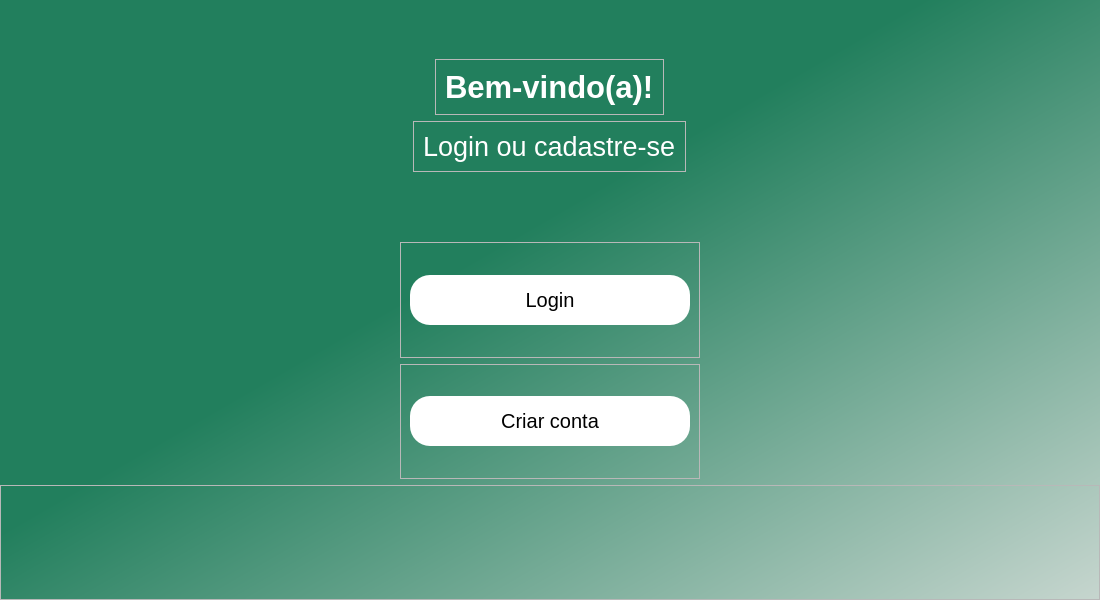
<?xml version="1.0" encoding="UTF-8"?>
<ui version="4.0">
 <class>Dialog</class>
 <widget class="QDialog" name="Dialog">
  <property name="geometry">
   <rect>
    <x>0</x>
    <y>0</y>
    <width>1100</width>
    <height>600</height>
   </rect>
  </property>
  <property name="minimumSize">
   <size>
    <width>0</width>
    <height>0</height>
   </size>
  </property>
  <property name="maximumSize">
   <size>
    <width>1100</width>
    <height>600</height>
   </size>
  </property>
  <property name="windowTitle">
   <string>Dialog</string>
  </property>
  <widget class="QWidget" name="widget" native="true">
   <property name="geometry">
    <rect>
     <x>0</x>
     <y>0</y>
     <width>1100</width>
     <height>600</height>
    </rect>
   </property>
   <property name="minimumSize">
    <size>
     <width>0</width>
     <height>0</height>
    </size>
   </property>
   <property name="maximumSize">
    <size>
     <width>1100</width>
     <height>600</height>
    </size>
   </property>
   <property name="styleSheet">
    <string notr="true">#widget {background-color:qlineargradient(spread:pad, x1:0.415, y1:0.449, x2:1, y2:1, stop:0 rgba(34, 127, 93, 255), stop:1 rgba(199, 214, 207, 255));}
</string>
   </property>
   <layout class="QVBoxLayout" name="verticalLayout">
    <item alignment="Qt::AlignHCenter|Qt::AlignBottom">
     <widget class="QFrame" name="frame_3">
      <property name="maximumSize">
       <size>
        <width>311</width>
        <height>68</height>
       </size>
      </property>
      <property name="frameShape">
       <enum>QFrame::StyledPanel</enum>
      </property>
      <property name="frameShadow">
       <enum>QFrame::Raised</enum>
      </property>
      <layout class="QVBoxLayout" name="verticalLayout_4">
       <item>
        <widget class="QLabel" name="welcome">
         <property name="maximumSize">
          <size>
           <width>300</width>
           <height>50</height>
          </size>
         </property>
         <property name="font">
          <font>
           <family>Tahoma</family>
           <pointsize>23</pointsize>
           <weight>75</weight>
           <bold>true</bold>
          </font>
         </property>
         <property name="styleSheet">
          <string notr="true">#welcome {
	color: white;
}
</string>
         </property>
         <property name="text">
          <string>Bem-vindo(a)!</string>
         </property>
        </widget>
       </item>
      </layout>
     </widget>
    </item>
    <item alignment="Qt::AlignHCenter|Qt::AlignTop">
     <widget class="QFrame" name="frame_4">
      <property name="maximumSize">
       <size>
        <width>16777215</width>
        <height>55</height>
       </size>
      </property>
      <property name="frameShape">
       <enum>QFrame::StyledPanel</enum>
      </property>
      <property name="frameShadow">
       <enum>QFrame::Raised</enum>
      </property>
      <layout class="QVBoxLayout" name="verticalLayout_5">
       <item>
        <widget class="QLabel" name="label">
         <property name="maximumSize">
          <size>
           <width>350</width>
           <height>33</height>
          </size>
         </property>
         <property name="font">
          <font>
           <family>Tahoma</family>
           <pointsize>20</pointsize>
          </font>
         </property>
         <property name="styleSheet">
          <string notr="true">color: rgb(255, 255, 255);</string>
         </property>
         <property name="text">
          <string>Login ou cadastre-se</string>
         </property>
        </widget>
       </item>
      </layout>
     </widget>
    </item>
    <item alignment="Qt::AlignHCenter">
     <widget class="QFrame" name="frame">
      <property name="minimumSize">
       <size>
        <width>300</width>
        <height>0</height>
       </size>
      </property>
      <property name="frameShape">
       <enum>QFrame::StyledPanel</enum>
      </property>
      <property name="frameShadow">
       <enum>QFrame::Raised</enum>
      </property>
      <layout class="QVBoxLayout" name="verticalLayout_2">
       <item>
        <widget class="QPushButton" name="login_button">
         <property name="maximumSize">
          <size>
           <width>300</width>
           <height>50</height>
          </size>
         </property>
         <property name="font">
          <font>
           <pointsize>15</pointsize>
          </font>
         </property>
         <property name="styleSheet">
          <string notr="true">#login_button {
	border-radius: 20px;
	background-color: #fff
}</string>
         </property>
         <property name="text">
          <string>Login</string>
         </property>
        </widget>
       </item>
      </layout>
     </widget>
    </item>
    <item alignment="Qt::AlignHCenter">
     <widget class="QFrame" name="frame_2">
      <property name="minimumSize">
       <size>
        <width>300</width>
        <height>0</height>
       </size>
      </property>
      <property name="frameShape">
       <enum>QFrame::StyledPanel</enum>
      </property>
      <property name="frameShadow">
       <enum>QFrame::Raised</enum>
      </property>
      <layout class="QVBoxLayout" name="verticalLayout_3">
       <item>
        <widget class="QPushButton" name="register_button">
         <property name="maximumSize">
          <size>
           <width>300</width>
           <height>50</height>
          </size>
         </property>
         <property name="font">
          <font>
           <pointsize>15</pointsize>
          </font>
         </property>
         <property name="styleSheet">
          <string notr="true">#register_button {
	border-radius: 20px;
	background-color: #fff
}</string>
         </property>
         <property name="text">
          <string>Criar conta</string>
         </property>
        </widget>
       </item>
      </layout>
     </widget>
    </item>
    <item>
     <widget class="QFrame" name="frame_5">
      <property name="maximumSize">
       <size>
        <width>16777215</width>
        <height>152</height>
       </size>
      </property>
      <property name="frameShape">
       <enum>QFrame::StyledPanel</enum>
      </property>
      <property name="frameShadow">
       <enum>QFrame::Raised</enum>
      </property>
     </widget>
    </item>
   </layout>
  </widget>
 </widget>
 <resources/>
 <connections/>
</ui>
